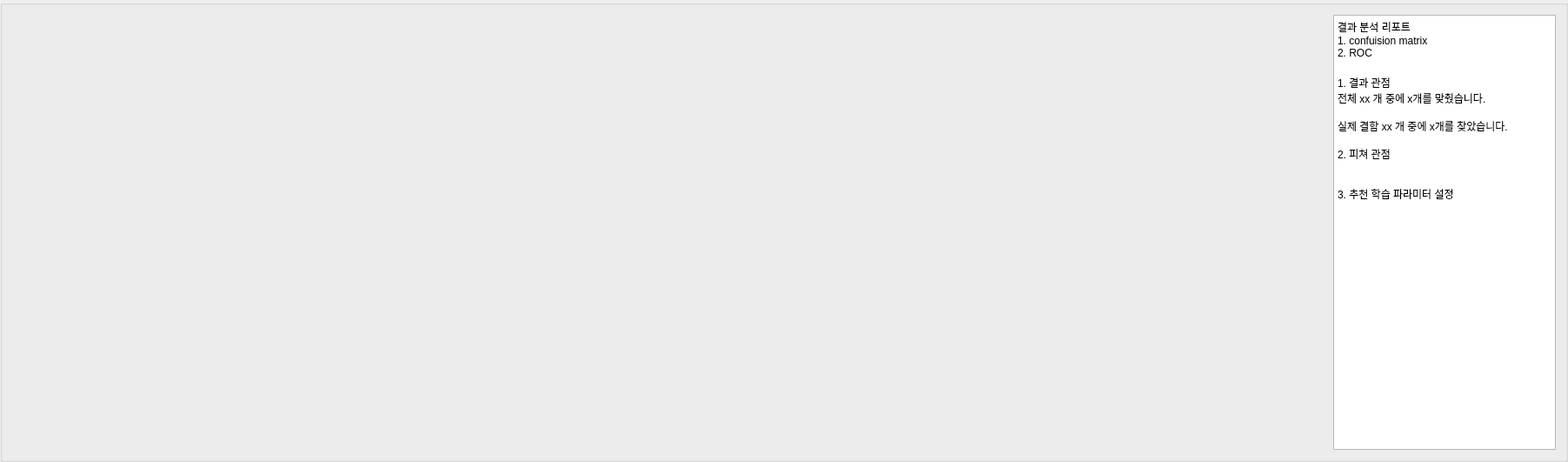
                 <widget class="QGroupBox" name="gb_train_result_ml">
                  <property name="minimumSize">
                   <size>
                    <width>0</width>
                    <height>400</height>
                   </size>
                  </property>
                  <property name="title">
                   <string/>
                  </property>
                  <layout class="QGridLayout" name="gridLayout_15">
                   <item row="0" column="2">
                    <widget class="QWidget" name="widget_Featureimportance_ml_1" native="true">
                     <property name="sizePolicy">
                      <sizepolicy hsizetype="Minimum" vsizetype="Minimum">
                       <horstretch>0</horstretch>
                       <verstretch>0</verstretch>
                      </sizepolicy>
                     </property>
                     <property name="minimumSize">
                      <size>
                       <width>500</width>
                       <height>500</height>
                      </size>
                     </property>
                    </widget>
                   </item>
                   <item row="0" column="0">
                    <widget class="QWidget" name="label_train_plot_loss_ml_2" native="true">
                     <property name="sizePolicy">
                      <sizepolicy hsizetype="Minimum" vsizetype="Minimum">
                       <horstretch>0</horstretch>
                       <verstretch>0</verstretch>
                      </sizepolicy>
                     </property>
                     <property name="minimumSize">
                      <size>
                       <width>501</width>
                       <height>500</height>
                      </size>
                     </property>
                    </widget>
                   </item>
                   <item row="0" column="3">
                    <widget class="QTextEdit" name="text_train_report_1">
                     <property name="minimumSize">
                      <size>
                       <width>0</width>
                       <height>0</height>
                      </size>
                     </property>
                     <property name="font">
                      <font>
                       <family>Segoe UI</family>
                       <pointsize>12</pointsize>
                      </font>
                     </property>
                     <property name="readOnly">
                      <bool>true</bool>
                     </property>
                     <property name="html">
                      <string>&lt;!DOCTYPE HTML PUBLIC &quot;-//W3C//DTD HTML 4.0//EN&quot; &quot;http://www.w3.org/TR/REC-html40/strict.dtd&quot;&gt;
&lt;html&gt;&lt;head&gt;&lt;meta name=&quot;qrichtext&quot; content=&quot;1&quot; /&gt;&lt;style type=&quot;text/css&quot;&gt;
p, li { white-space: pre-wrap; }
&lt;/style&gt;&lt;/head&gt;&lt;body style=&quot; font-family:'Segoe UI','Malgun Gothic'; font-size:12pt; font-weight:400; font-style:normal;&quot;&gt;
&lt;p style=&quot; margin-top:0px; margin-bottom:0px; margin-left:0px; margin-right:0px; -qt-block-indent:0; text-indent:0px;&quot;&gt;&lt;span style=&quot; font-size:9pt;&quot;&gt;결과 분석 리포트&lt;/span&gt;&lt;/p&gt;
&lt;p style=&quot; margin-top:0px; margin-bottom:0px; margin-left:0px; margin-right:0px; -qt-block-indent:0; text-indent:0px;&quot;&gt;&lt;span style=&quot; font-size:9pt;&quot;&gt;1. confuision matrix&lt;/span&gt;&lt;/p&gt;
&lt;p style=&quot; margin-top:0px; margin-bottom:0px; margin-left:0px; margin-right:0px; -qt-block-indent:0; text-indent:0px;&quot;&gt;&lt;span style=&quot; font-size:9pt;&quot;&gt;2. ROC&lt;/span&gt;&lt;/p&gt;
&lt;p style=&quot; margin-top:0px; margin-bottom:0px; margin-left:0px; margin-right:0px; -qt-block-indent:0; text-indent:0px;&quot;&gt;&lt;span style=&quot; font-size:9pt;&quot;&gt;&lt;br /&gt;1. 결과 관점&lt;/span&gt;&lt;/p&gt;
&lt;p style=&quot; margin-top:0px; margin-bottom:0px; margin-left:0px; margin-right:0px; -qt-block-indent:0; text-indent:0px;&quot;&gt;&lt;span style=&quot; font-size:9pt;&quot;&gt;전체 xx 개 중에 x개를 맞췄습니다.&lt;/span&gt;&lt;/p&gt;
&lt;p style=&quot;-qt-paragraph-type:empty; margin-top:0px; margin-bottom:0px; margin-left:0px; margin-right:0px; -qt-block-indent:0; text-indent:0px; font-size:9pt;&quot;&gt;&lt;br /&gt;&lt;/p&gt;
&lt;p style=&quot; margin-top:0px; margin-bottom:0px; margin-left:0px; margin-right:0px; -qt-block-indent:0; text-indent:0px;&quot;&gt;&lt;span style=&quot; font-size:9pt;&quot;&gt;실제 결함 xx 개 중에 x개를 찾았습니다.&lt;/span&gt;&lt;/p&gt;
&lt;p style=&quot;-qt-paragraph-type:empty; margin-top:0px; margin-bottom:0px; margin-left:0px; margin-right:0px; -qt-block-indent:0; text-indent:0px; font-size:9pt;&quot;&gt;&lt;br /&gt;&lt;/p&gt;
&lt;p style=&quot; margin-top:0px; margin-bottom:0px; margin-left:0px; margin-right:0px; -qt-block-indent:0; text-indent:0px;&quot;&gt;&lt;span style=&quot; font-size:9pt;&quot;&gt;2. 피쳐 관점&lt;/span&gt;&lt;/p&gt;
&lt;p style=&quot;-qt-paragraph-type:empty; margin-top:0px; margin-bottom:0px; margin-left:0px; margin-right:0px; -qt-block-indent:0; text-indent:0px; font-size:9pt;&quot;&gt;&lt;br /&gt;&lt;/p&gt;
&lt;p style=&quot;-qt-paragraph-type:empty; margin-top:0px; margin-bottom:0px; margin-left:0px; margin-right:0px; -qt-block-indent:0; text-indent:0px; font-size:9pt;&quot;&gt;&lt;br /&gt;&lt;/p&gt;
&lt;p style=&quot; margin-top:0px; margin-bottom:0px; margin-left:0px; margin-right:0px; -qt-block-indent:0; text-indent:0px;&quot;&gt;&lt;span style=&quot; font-size:9pt;&quot;&gt;3. 추천 학습 파라미터 설정&lt;/span&gt;&lt;/p&gt;&lt;/body&gt;&lt;/html&gt;</string>
                     </property>
                     <property name="placeholderText">
                      <string>실험 로그</string>
                     </property>
                    </widget>
                   </item>
                   <item row="0" column="1">
                    <widget class="QWidget" name="label_train_plot_val_ml_2" native="true">
                     <property name="sizePolicy">
                      <sizepolicy hsizetype="Minimum" vsizetype="Minimum">
                       <horstretch>0</horstretch>
                       <verstretch>0</verstretch>
                      </sizepolicy>
                     </property>
                     <property name="minimumSize">
                      <size>
                       <width>500</width>
                       <height>500</height>
                      </size>
                     </property>
                    </widget>
                   </item>
                  </layout>
                 </widget>
